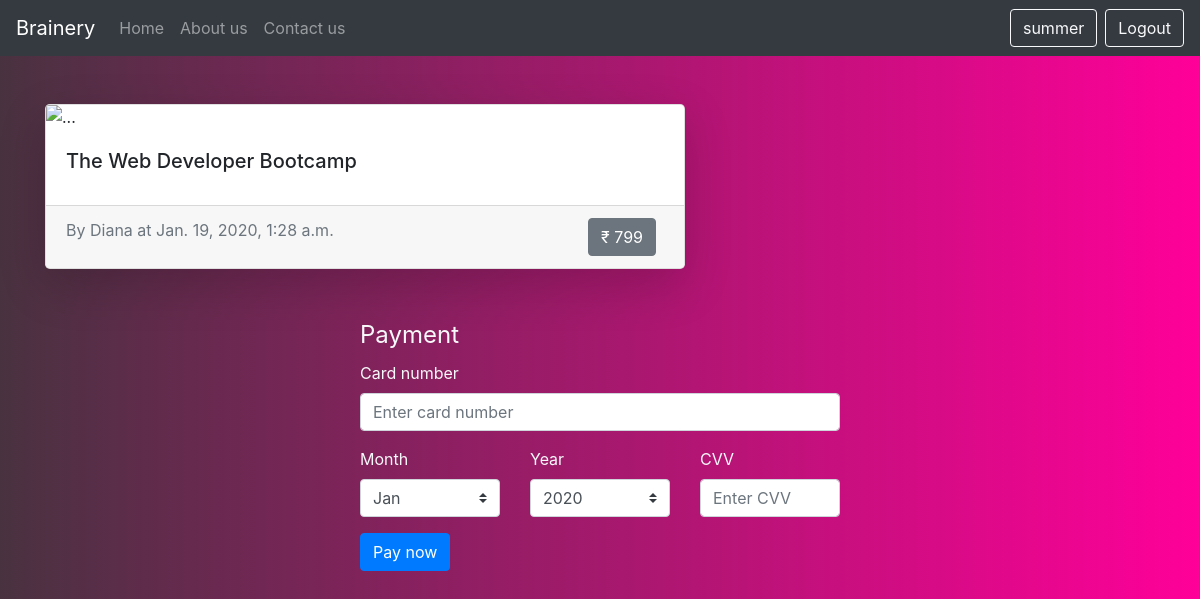
Screenshot of /brainery/buycourse/1/payment (signed in) with the database file from the repository.
### brainery/models.py (models this page shows, shortened)
class Course(models.Model):
    STATUS_CHOICES=(
        ("f","Free"),
        ("p","Paid"),
    )
    instructor = models.ForeignKey("Instructor",on_delete=models.SET_DEFAULT,default=1)
    title = models.CharField(max_length=100)
    description = models.TextField()
    learn = models.TextField()
    prereq = models.TextField()
    status = models.CharField(max_length=20,choices=STATUS_CHOICES)
    amount = models.IntegerField(default=0)
    created_at = models.DateTimeField(auto_now_add=True)
    class Meta:
        verbose_name = _("Course")
        verbose_name_plural = _("Courses")

class Instructor(models.Model):
    name = models.CharField(max_length=30)
    email = models.EmailField(max_length=254,unique=True)
    password = models.CharField(max_length=30)
    created_at = models.DateTimeField(auto_now_add=True)
    class Meta:
        verbose_name = _("instructor")
        verbose_name_plural = _("instructors")

### brainery/views.py (the view, shortened to what this page needs)
# urls.py: path("buycourse/<int:pk>/payment",views.buycoursepayment,name="brainery-course-buy-payment"),
def buycoursepayment(request, pk):
    if 'brainery_username' in request.session:
        auth = True
        username = request.session['brainery_username']
        email = request.session['brainery_email']
        course = Course.objects.get(pk=pk)
        enduser = Enduser.objects.filter(email=email).first()
        if request.method == 'POST':
            number = request.POST.get("number", "")
            month = int(request.POST.get("month", ""))
            year = int(request.POST.get("year", ""))
            if len(number) != 12:
                error = "Card number is wrong"
                return render(request, 'brainery/buy-course-payment.html', {'auth': auth, 'course': course, 'username': username, 'error': error})
            if month < 0 or month > 12:
                error = "Month is wrong"
                return render(request, 'brainery/buy-course-payment.html', {'auth': auth, 'course': course, 'username': username, 'error': error})
            if year < 2020 or month > 2028:
                error = "Year is wrong"
                return render(request, 'brainery/buy-course-payment.html', {'auth': auth, 'course': course, 'username': username, 'error': error})
            usercourse = EndusersCourse(enduser=enduser, course=course)
            usercourse.save()
            payment = PaymentByUser(
                enduser=enduser, course=course, amount=course.amount)
            payment.save()
            return redirect('brainery-home')
        else:
            return render(request, 'brainery/buy-course-payment.html', {'auth': auth, 'course': course, 'username': username})
    else:
        return redirect('brainery-home')

### brainery/templates/brainery/buy-course-payment.html (shortened to what this page needs)
{% extends "brainery/base.html" %}
{% block content %}
<div class="card shadow-lg  rounded-lg" style="max-width: 40rem;">
    <img src="" class="card-img-top" alt="...">
    <div class="card-body">
        <h5 class="card-title">{{course.title}}</h5>
    </div>
    <div class="card-footer">
        <span class="text-muted">By {{course.instructor.name}} at {{course.created_at}}</span>
        <span class="btn btn-secondary mx-2 float-right">&#8377; {{course.amount}}</span>
    </div>
</div>
<form method="post" class="mx-auto text-light my-5" style="max-width:30rem;">
 <fieldset>
  <legend>Payment</legend>
<div class="form-group">
    <label for="number">Card number </label>
    <input type="number" name="number" class="form-control" id="number" aria-describedby="numberHelp" placeholder="Enter card number" required maxlength="254">
</div>
<div class="row">
    <div class="col">
        <div class="form-group">
            <label for="month">Month </label>
             <select class="custom-select" name="month" class="form-control" id="month" required>
                <option value="1">Jan</option>
            </select>
        </div>
    </div>
    <div class="col">
        <div class="form-group">
            <label for="year">Year </label>
            <select class="custom-select" name="year" class="form-control" id="year" required>
                <option value="2020">2020</option>
            </select>
        </div>
    </div>
    <div class="col">
        <div class="form-group">
            <label for="cvv">CVV </label>
            <input type="number" name="cvv" class="form-control" id="cvv" aria-describedby="cvvHelp" placeholder="Enter CVV" required maxlength="3">
        </div>
    </div>
</div>
<button class="btn btn-primary">Pay now</button>
</form>
{% endblock content%}

### bel/static/brainery/style/background.css (style rules this page uses)
body { background: #FF0099; background: -webkit-linear-gradient(to right, #493240, #FF0099); background: linear-gradient(to right, #493240, #FF0099); }

### rows the page displays
Course: title "The Web Developer Bootcamp", instructor.name "Diana", created_at "Jan. 19, 2020, 1:28 a.m.", amount "799"

### other values shown
{{ username }} "summer"
